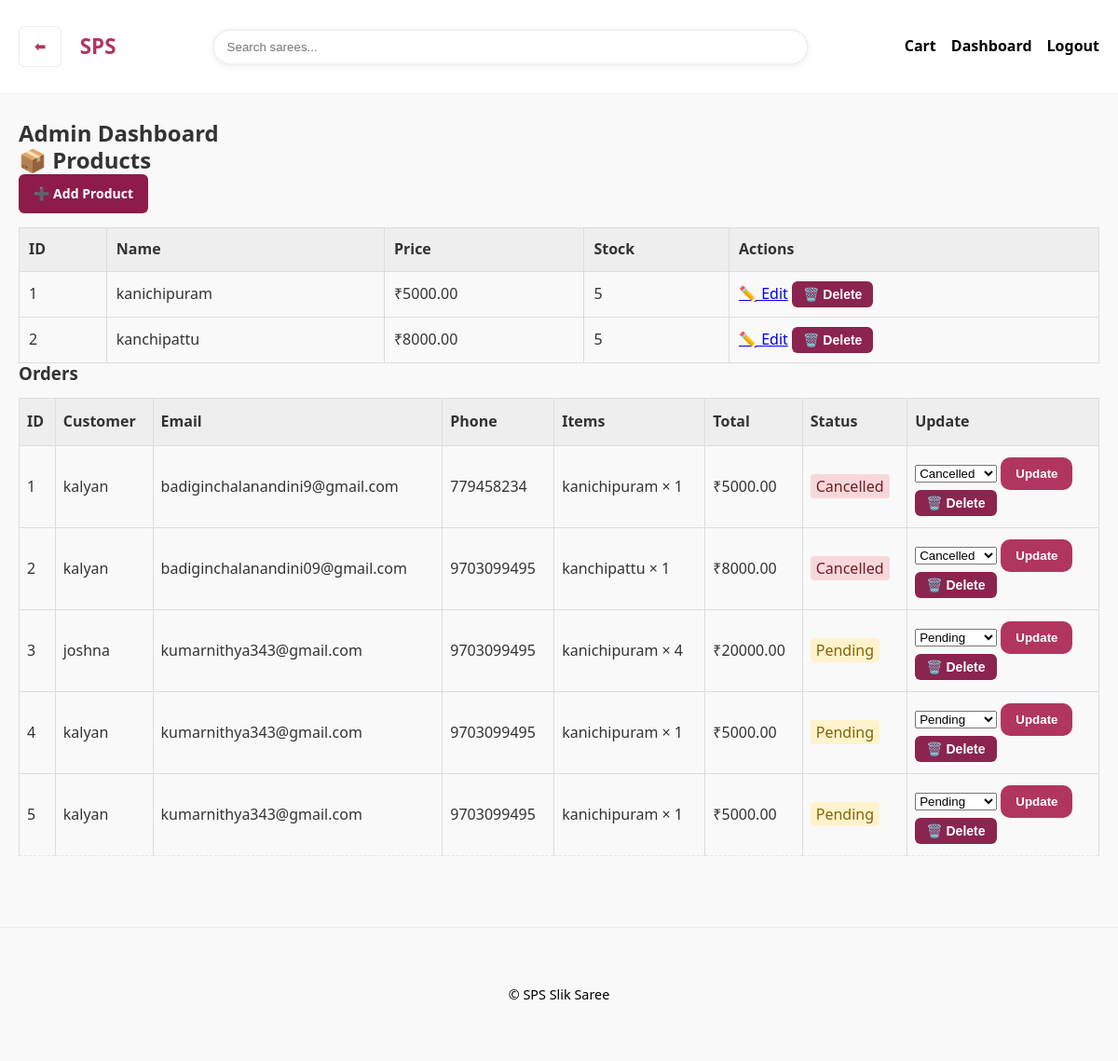
Screenshot of /admin_dashboard (signed in) with the database file from the repository.
### models.py (models this page shows, shortened)
class Product(db.Model):
    id = db.Column(db.Integer, primary_key=True)
    name = db.Column(db.String(120), nullable=False)
    slug = db.Column(db.String(120), unique=True, nullable=False)
    description = db.Column(db.Text)
    price = db.Column(db.Float, nullable=False)
    image = db.Column(db.String(300))
    stock = db.Column(db.Integer, default=0)

class Order(db.Model):
    id = db.Column(db.Integer, primary_key=True)
    product_id = db.Column(db.Integer, db.ForeignKey("product.id"), nullable=False)
    qty = db.Column(db.Integer, nullable=False)
    customer_name = db.Column(db.String(120), nullable=False)
    customer_email = db.Column(db.String(120), nullable=False)
    customer_phone = db.Column(db.String(20), nullable=False)
    customer_address = db.Column(db.Text, nullable=False)
    total = db.Column(db.Float, nullable=False)
    status = db.Column(db.String(50), default="Pending", nullable=False)
    product = db.relationship("Product", backref="orders")

### app.py (the view)
@app.route("/admin_dashboard")
def admin_dashboard():
    if "admin" not in session:
        return redirect(url_for("admin_login"))
    orders = Order.query.all()
    products = Product.query.all()
    return render_template("admin_dashboard.html", orders=orders, products=products)

### templates/admin_dashboard.html (shortened to what this page needs)
{% extends "base.html" %}
{% block content %}
<h2>Admin Dashboard</h2>
<h2>📦 Products</h2>
<a href="{{ url_for('add_product') }}" class="btn">➕ Add Product</a>
<table border="1">
  <tr>
    <th>ID</th>
    <th>Name</th>
    <th>Price</th>
    <th>Stock</th>
    <th>Actions</th>
  </tr>
  {% for p in products %}
  <tr>
    <td>{{ p.id }}</td>
    <td>{{ p.name }}</td>
    <td>₹{{ '%.2f'|format(p.price) }}</td>
    <td>{{ p.stock }}</td>
    <td>
      <a href="{{ url_for('edit_product', product_id=p.id) }}">✏️ Edit</a>
      <form action="{{ url_for('delete_product', product_id=p.id) }}" method="post" style="display:inline;">
  <button type="submit" onclick="return confirm('Delete this product?')" class="btn danger">🗑️ Delete</button>
</form>
    </td>
  </tr>
  {% endfor %}
</table>
<h3>Orders</h3>
<table class="cart-table" border="1">
  <thead>
    <tr>
      <th>ID</th>
      <th>Customer</th>
      <th>Email</th>
      <th>Phone</th>
      <th>Items</th>
      <th>Total</th>
      <th>Status</th>
      <th>Update</th>
    </tr>
  </thead>
  <tbody>
    {% for o in orders %}
    <tr>
      <td>{{ o.id }}</td>
      <td>{{ o.customer_name }}</td>
      <td>{{ o.customer_email }}</td>
      <td>{{ o.customer_phone }}</td>
      <td>{{ o.product.name }} × {{ o.qty }}</td>
      <td>₹{{ '%.2f'|format(o.total) }}</td>
      <td>
        {% if o.status == 'Pending' %}
          <span style="color:#856404; background:#fff3cd; padding:2px 6px; border-radius:4px;">Pending</span>
        {% elif o.status == 'Processing' %}
          <span style="color:#0c5460; background:#d1ecf1; padding:2px 6px; border-radius:4px;">Processing</span>
        {% elif o.status == 'Shipped' %}
          <span style="color:#004085; background:#cce5ff; padding:2px 6px; border-radius:4px;">Shipped</span>
        {% elif o.status == 'Delivered' %}
          <span style="color:#155724; background:#d4edda; padding:2px 6px; border-radius:4px;">Delivered</span>
        {% elif o.status == 'Cancelled' %}
          <span style="color:#721c24; background:#f8d7da; padding:2px 6px; border-radius:4px;">Cancelled</span>
        {% else %}
          {{ o.status }}
        {% endif %}
      </td>
      <td>
        <form action="{{ url_for('update_order', order_id=o.id) }}" method="post">
          <select name="status">
            <option value="Pending" {% if o.status=='Pending' %}selected{% endif %}>Pending</option>
            <option value="Cancelled" {% if o.status=='Cancelled' %}selected{% endif %}>Cancelled</option>
          </select>
          <button type="submit">Update</button>
        </form>
         <form action="{{ url_for('update_order', order_id=o.id) }}" method="post" style="display:inline;">
    <button type="submit" onclick="return confirm('Delete this order?')" class="btn danger">🗑️ Delete</button>
  </form>
      </td>
    </tr>
    {% endfor %}
  </tbody>
</table>
{% endblock %}

### templates/base.html (shortened to what this page needs)
<!doctype html>
<html lang="en">
<head>
  <link rel="stylesheet" href="{{ url_for('static', filename='css/styles.css') }}">
</head>
<body>
  <header class="site-header">
    <div class="container">
   <div class="dashboard-header">
  <a href="{{ url_for('index') }}" class="btn secondary">⬅</a>
</div>
      <a class="logo" href="{{ url_for('index') }}">SPS</a>
      <form class="search" action="{{ url_for('index') }}" method="get">
        <input name="q" placeholder="Search sarees..." value="{{ q if q is defined else '' }}">
      </form>
      <nav>
        <a href="{{ url_for('cart_page') }}">Cart</a>
        {% if session.get('admin') %}
          <a href="{{ url_for('admin_dashboard') }}">Dashboard</a>
          <a href="{{ url_for('admin_logout') }}">Logout</a>
        {% else %}
          <a href="{{ url_for('admin_login') }}">Admin</a>
        {% endif %}
      </nav>
    </div>
  </header>
  <main class="container">
    {% block content %}{% endblock %}
  </main>
  <footer class="site-footer">
    <div class="container">© SPS Slik Saree</div>
  </footer>
</body>
</html>

### static/css/styles.css (style rules this page uses)
:root { --max-width: 1200px; --accent: #b1365f; --accent-2: #ff6f91; --bg: #faf9f8; --card: #ffffff; --muted: #000; --radius: 14px; --shadow: 0 6px 18px rgba(17, 24, 39, 0.08); --surface-shadow: 0 2px 6px rgba(17, 24, 39, 0.06); }
*, *::before, *::after { box-sizing: border-box; }
html, body { height: 100%; margin: 0; }
body { font-family: "Inter", ui-sans-serif, system-ui, -apple-system, 'Segoe UI', Roboto, 'Helvetica Neue', Arial; background: var(--bg); color: #0f172a; line-height: 1.6; -webkit-font-smoothing: antialiased; }
h1, h2, h3, h4, h5 { margin: 0; font-weight: 700; line-height: 1.2; }
.container { max-width: var(--max-width); margin: 0 auto; padding: 28px 20px; text-decoration: none; }
.site-header { background: linear-gradient(180deg, rgba(255, 255, 255, 0.95), rgba(255, 255, 255, 0.85)); position: sticky; top: 0; z-index: 50; backdrop-filter: blur(6px); border-bottom: 1px solid rgba(15, 23, 42, 0.06); }
.site-header .container { display: flex; align-items: center; gap: 20px; }
.logo { font-weight: 800; color: var(--accent); font-size: 1.4rem; text-decoration: none; transition: color .2s ease; }
.search { flex: 1; display: flex; justify-content: center; }
.search input { width: 100%; max-width: 640px; padding: 10px 14px; border-radius: 999px; border: 2px solid rgba(15, 23, 42, 0.06); box-shadow: var(--surface-shadow); outline: none; transition: box-shadow .25s ease, border-color .25s ease; }
nav { display: flex; gap: 16px; align-items: center; }
nav a { color: var(--muted); text-decoration: none; font-weight: 600; transition: color .2s ease; }
.btn, button[type="submit"] { background: var(--accent); color: #fff; border: none; padding: 10px 16px; text-decoration: none; border-radius: 10px; cursor: pointer; font-weight: 700; transition: background .25s ease, transform .15s ease; }
.btn.secondary { background: #fff; color: var(--accent); border: 1px solid rgba(15, 23, 42, 0.08); }
.cart-table { width: 100%; border-collapse: collapse; }
.cart-table th, .cart-table td { padding: 12px 8px; border-bottom: 1px dashed rgba(15, 23, 42, 0.08); }
.site-footer { padding: 32px 0; text-align: center; color: var(--muted); border-top: 1px solid rgba(15, 23, 42, 0.06); margin-top: 48px; font-size: 0.9rem; }
* { margin: 0; padding: 0; box-sizing: border-box; }
body { font-family: "Segoe UI", Arial, sans-serif; line-height: 1.6; background: #f9f9f9; color: #333; padding: 0; margin: 0; }
.btn { display: inline-block; padding: 10px 16px; background: #8e1c4a; color: white; border: none; border-radius: 6px; text-decoration: none; cursor: pointer; font-size: 14px; }
table { width: 100%; border-collapse: collapse; margin-top: 15px; }
table th, table td { padding: 10px; border: 1px solid #ddd; text-align: left; }
table th { background: #eee; }
.btn.danger { background-color: #8b244e; color: white; border: none; padding: 6px 12px; border-radius: 6px; cursor: pointer; }

### rows the page displays
Product: id "1", name "kanichipuram", price "5000.00", stock "5"
Product: id "2", name "kanchipattu", price "8000.00", stock "5"
Order: id "1", customer_name "kalyan", customer_email "badiginchalanandini9@gmail.com", customer_phone "779458234", product.name "kanichipuram", qty "1", total "5000.00", shows "Cancelled", status "Cancelled"
Order: id "2", customer_name "kalyan", customer_email "badiginchalanandini09@gmail.com", customer_phone "9703099495", product.name "kanchipattu", qty "1", total "8000.00", shows "Cancelled", status "Cancelled"
Order: id "3", customer_name "joshna", customer_email "kumarnithya343@gmail.com", customer_phone "9703099495", product.name "kanichipuram", qty "4", total "20000.00", shows "Pending", status "Pending"
Order: id "4", customer_name "kalyan", customer_email "kumarnithya343@gmail.com", customer_phone "9703099495", product.name "kanichipuram", qty "1", total "5000.00", shows "Pending", status "Pending"
Order: id "5", customer_name "kalyan", customer_email "kumarnithya343@gmail.com", customer_phone "9703099495", product.name "kanichipuram", qty "1", total "5000.00", shows "Pending", status "Pending"
